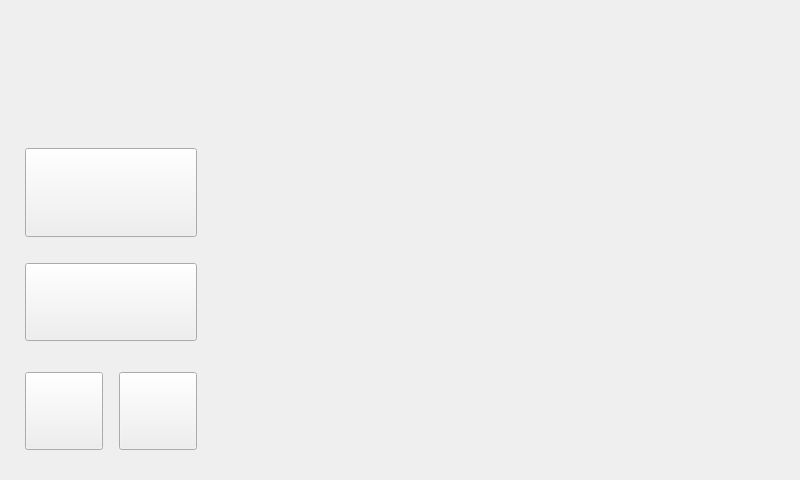
<?xml version="1.0" encoding="UTF-8"?>
<ui version="4.0">
 <class>MainWindow</class>
 <widget class="QMainWindow" name="MainWindow">
  <property name="geometry">
   <rect>
    <x>0</x>
    <y>0</y>
    <width>800</width>
    <height>480</height>
   </rect>
  </property>
  <property name="windowTitle">
   <string>MainWindow</string>
  </property>
  <widget class="QWidget" name="centralWidget">
   <widget class="QPushButton" name="push_cam">
    <property name="geometry">
     <rect>
      <x>25</x>
      <y>148</y>
      <width>172</width>
      <height>89</height>
     </rect>
    </property>
    <property name="text">
     <string/>
    </property>
   </widget>
   <widget class="QPushButton" name="push_laser">
    <property name="geometry">
     <rect>
      <x>25</x>
      <y>263</y>
      <width>172</width>
      <height>78</height>
     </rect>
    </property>
    <property name="text">
     <string/>
    </property>
   </widget>
   <widget class="QPushButton" name="push_CCW">
    <property name="geometry">
     <rect>
      <x>25</x>
      <y>372</y>
      <width>78</width>
      <height>78</height>
     </rect>
    </property>
    <property name="text">
     <string/>
    </property>
   </widget>
   <widget class="QPushButton" name="push_CW">
    <property name="geometry">
     <rect>
      <x>119</x>
      <y>372</y>
      <width>78</width>
      <height>78</height>
     </rect>
    </property>
    <property name="text">
     <string/>
    </property>
   </widget>
   <widget class="QLabel" name="opencvFrame">
    <property name="geometry">
     <rect>
      <x>220</x>
      <y>0</y>
      <width>580</width>
      <height>480</height>
     </rect>
    </property>
    <property name="text">
     <string/>
    </property>
   </widget>
   <widget class="QLabel" name="labelDate">
    <property name="geometry">
     <rect>
      <x>43</x>
      <y>50</y>
      <width>146</width>
      <height>45</height>
     </rect>
    </property>
    <property name="text">
     <string/>
    </property>
   </widget>
  </widget>
 </widget>
 <layoutdefault spacing="6" margin="11"/>
 <resources/>
 <connections/>
</ui>
